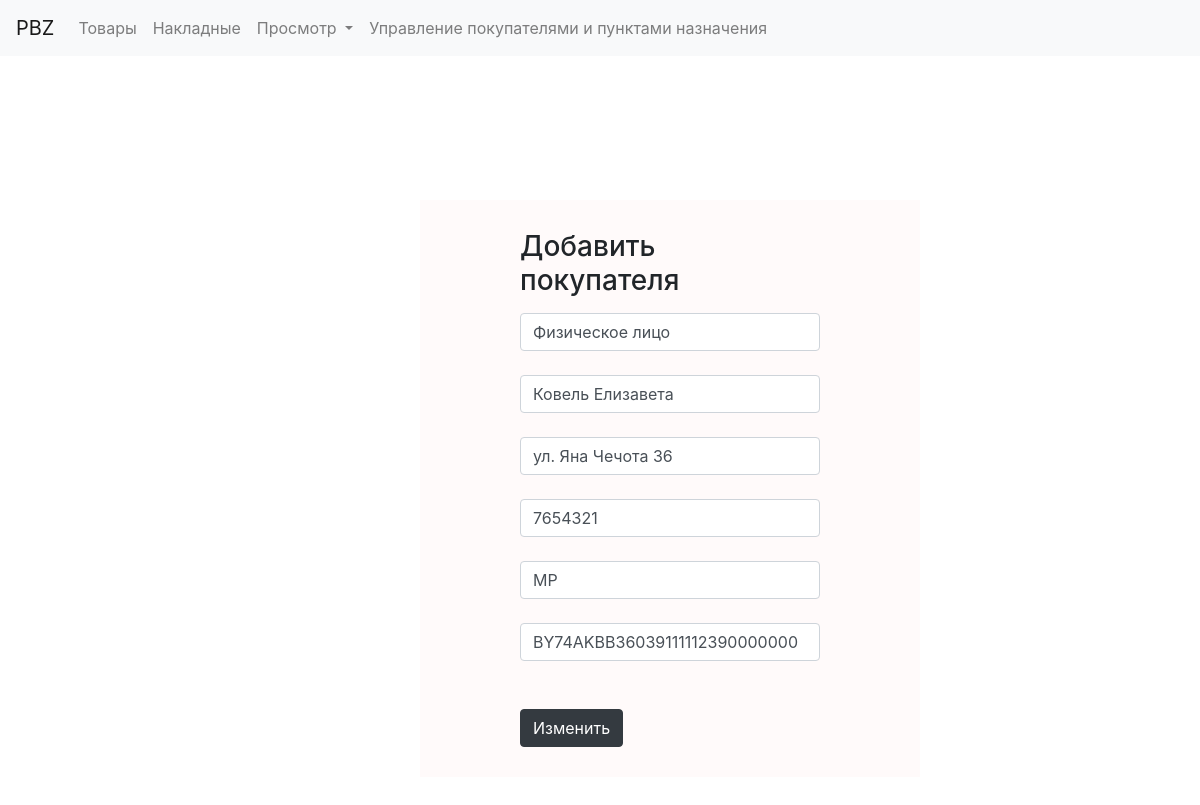
/edit_customer/8/, run on the app's committed database.
### PBZ/models.py (models this page shows)
class Customer(models.Model):
    type = models.CharField(max_length=100)
    name = models.CharField(max_length=100)
    address = models.CharField(max_length=100)
    passport_id = models.IntegerField()
    passport_series = models.CharField(max_length=2)
    bank_details = models.CharField(max_length=100)

### PBZ/views.py (the view)
# urls.py: path('edit_customer/<int:customer_id>/', views.edit_customer, name='edit_customer'),
def edit_customer(request, customer_id):
    try:
        context = {}
        customer = Customer.objects.get(id=customer_id)
        context['customer'] = customer
        if request.method == "POST":
            if (request.POST["type"] == '' or request.POST["name"] == '' or request.POST["address"] == '' or
                    request.POST["passport_id"] == '' or request.POST["passport_series"] == '' or request.POST[
                        "bank_details"] == ''):
                context['error'] = True
                return render(request, 'form_edit_customer.html', context)
            else:
                customer.type = request.POST["type"]
                customer.name = request.POST["name"]
                customer.address = request.POST["address"]
                customer.passport_id = request.POST["passport_id"]
                customer.passport_series = request.POST["passport_series"]
                customer.bank_details = request.POST["bank_details"]
                customer.save()
                return HttpResponseRedirect("/edit_customer_page")
        else:
            return render(request, "form_edit_customer.html", context)
    except Customer.DoesNotExist:
        return HttpResponseNotFound("<h2>Customer not found</h2>")

### PBZ/templates/form_edit_customer.html (shortened to what this page needs)
{% extends 'common.html' %}
{% block content %}
    <body class="container-fluid"
          style="background-image: url('https://sugar.by/img/information.jpg'); background-repeat: no-repeat; background-size: cover; background-position: center center;">
    <div class="container-fluid">
        <div class="row" style="height: 1000px">
            <div class="col-4"></div>
            <div class="col-4">
                <form class="rounded" method="post" ">
                    <div class="form-group"
                         style="background-color: rgba(255, 250, 250,0.9); padding-left: 100px;padding-top: 30px;padding-bottom: 30px;padding-right: 100px;width: 500px;margin-top: 100px">
                        <label for="exampleInputEmail1"><h3>Добавить покупателя</h3></label>
                        <br>
                        {% if error == True %}
                        <input class="form-control mr-sm-2" type="text" placeholder="Тип"
                               name='type'
                               aria-label="type" style="width: 300px;border-color: red" value="{{ customer.type }}">
                        <br>
                        <input class="form-control mr-sm-2" type="text" placeholder="Имя"
                               name='name'
                               aria-label="name" style="width: 300px;border-color: red" value="{{ customer.name}}">
                        <br>
                        <input class="form-control mr-sm-2" type="text" placeholder="Адрес"
                               name='address'
                               aria-label="address" style="width: 300px;border-color: red" value="{{ customer.address }}">
                        <br>
                        <input class="form-control mr-sm-2" type="text" placeholder="Номер паспорта"
                               name='passport_id'
                               aria-label="passport_id" style="width: 300px;border-color: red"value="{{ customer.passport_id }}">
                        <br>
                        <input class="form-control mr-sm-2" type="text" placeholder="Серия паспорта"
                               name='passport_series'
                               aria-label="passport_series" style="width: 300px;border-color: red" value="{{ customer.passport_series }}">
                        <br>
                         <input class="form-control mr-sm-2" type="text" placeholder="Банковские реквизиты"
                               name='bank_details'
                               aria-label="bank_details" style="width: 300px;border-color: red" value="{{ customer.bank_details }}">
                        <br>
                        <br>
                        {% else %}
                        <input class="form-control mr-sm-2" type="text" placeholder="Тип"
                               name='type'
                               aria-label="type" style="width: 300px" value="{{ customer.type }}">
                        <br>
                        <input class="form-control mr-sm-2" type="text" placeholder="Имя"
                               name='name'
                               aria-label="name" style="width: 300px" value="{{ customer.name }}">
                        <br>
                        <input class="form-control mr-sm-2" type="text" placeholder="Адрес"
                               name='address'
                               aria-label="address" style="width: 300px" value="{{ customer.address}}">
                        <br>
                        <input class="form-control mr-sm-2" type="text" placeholder="Номер паспорта"
                               name='passport_id'
                               aria-label="passport_id" style="width: 300px" value="{{ customer.passport_id }}">
                        <br>
                        <input class="form-control mr-sm-2" type="text" placeholder="Серия паспорта"
                               name='passport_series'
                               aria-label="passport_series" style="width: 300px" value="{{ customer.passport_series }}">
                        <br>
                         <input class="form-control mr-sm-2" type="text" placeholder="Банковские реквизиты"
                               name='bank_details'
                               aria-label="bank_details" style="width: 300px" value="{{ customer.bank_details }}">
                        <br>
                        <br>
                        {% endif %}
                        <button type="submit" class="btn btn-dark mr-sm-2">Изменить
                        </button>
                        <br>
                    </div>
                </form>
            </div>
            <div class="col-4"></div>
        </div>
    </div>
    </body>
{% endblock %}

### PBZ/templates/common.html (style rules this page uses)
body { padding-top: 100px; }

### data on the page
Customer: type "Физическое лицо", name "Ковель Елизавета", address "ул. Яна Чечота 36", passport_id "7654321", passport_series "MP", bank_details "BY74AKBB36039111112390000000"
